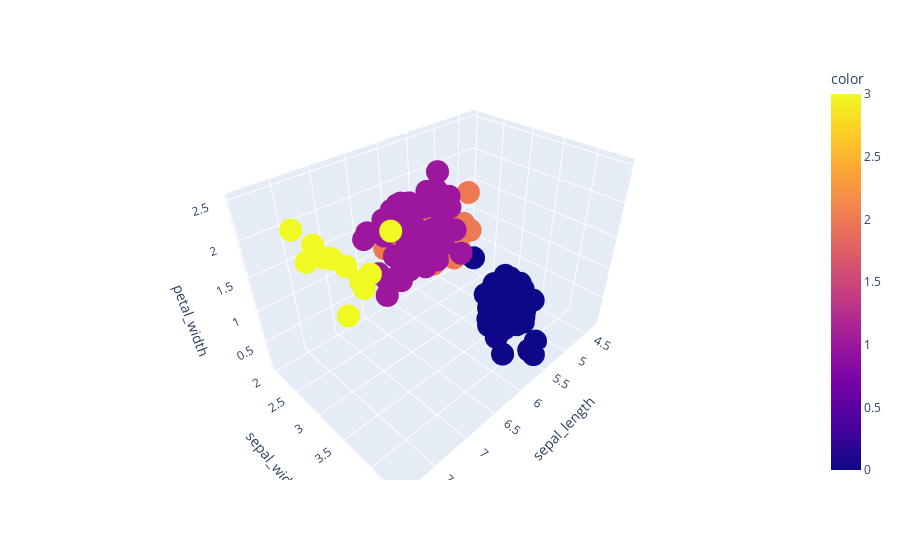

Notebook code cell kept with this figure:
### Code cell
fig = px.scatter_3d(df, x='sepal_length', y='sepal_width', z='petal_width',
              color = model2.labels_)
fig.show()

### Figure 1 — Plotly figure (JSON) as saved in the notebook; plotly's stock layout.template omitted (floating-point values rounded to 4 significant figures; data arrays with more than 128 entries replaced by an {"elided": "..."} marker saying what was removed)
{"data": [{"hovertemplate": "sepal_length=%{x}<br>sepal_width=%{y}<br>petal_width=%{z}<br>color=%{marker.color}<extra></extra>", "legendgroup": "", "marker": {"color": {"elided": "150 int values"}, "coloraxis": "coloraxis", "symbol": "circle"}, "mode": "markers", "name": "", "scene": "scene", "showlegend": false, "type": "scatter3d", "x": {"elided": "150 float values"}, "y": {"elided": "150 float values"}, "z": {"elided": "150 float values"}}], "layout": {"coloraxis": {"colorbar": {"title": {"text": "color"}}, "colorscale": [[0, "#0d0887"], [0.1111, "#46039f"], [0.2222, "#7201a8"], [0.3333, "#9c179e"], [0.4444, "#bd3786"], [0.5556, "#d8576b"], [0.6667, "#ed7953"], [0.7778, "#fb9f3a"], [0.8889, "#fdca26"], [1, "#f0f921"]]}, "legend": {"tracegroupgap": 0}, "margin": {"t": 60}, "scene": {"domain": {"x": [0, 1], "y": [0, 1]}, "xaxis": {"title": {"text": "sepal_length"}}, "yaxis": {"title": {"text": "sepal_width"}}, "zaxis": {"title": {"text": "petal_width"}}}}}
